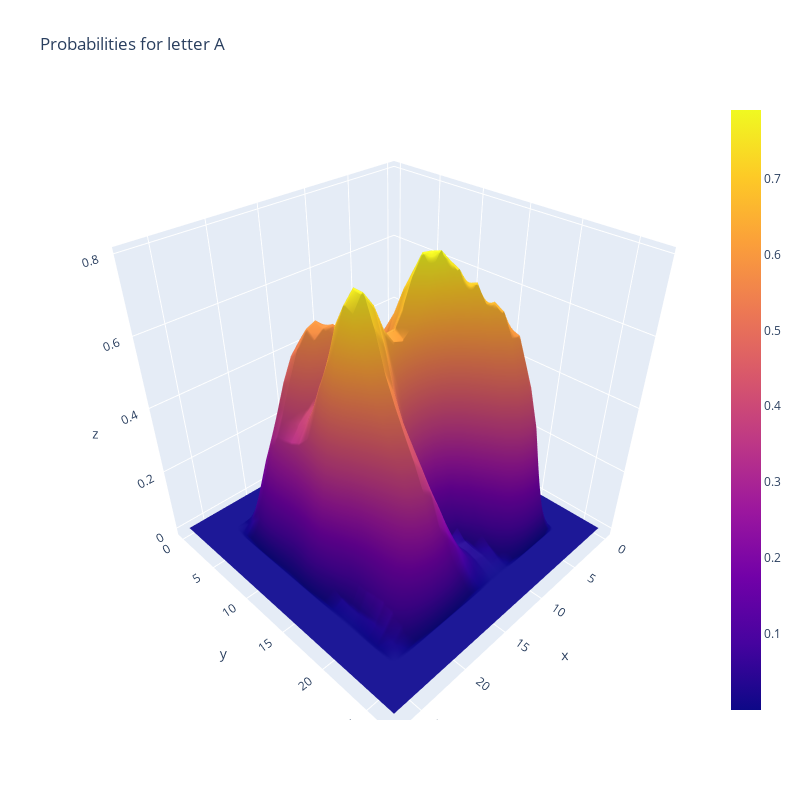

The code cell stored with this chart in its notebook:
### Code cell
import plotly.graph_objects as go

# lets plot a 3d plot of the probabilities 
fig = go.Figure(data=go.Surface(z=probData))
fig.update_layout(title='Probabilities for letter A', autosize=False, width=800, height=800)  
fig.show()

### Figure 1 — Plotly figure (JSON) as saved in the notebook; plotly's stock layout.template omitted (floating-point values rounded to 4 significant figures; data arrays with more than 128 entries replaced by an {"elided": "..."} marker saying what was removed)
{"data": [{"type": "surface", "z": {"elided": "28x28 float values"}}], "layout": {"autosize": false, "height": 800, "title": {"text": "Probabilities for letter A"}, "width": 800}}
